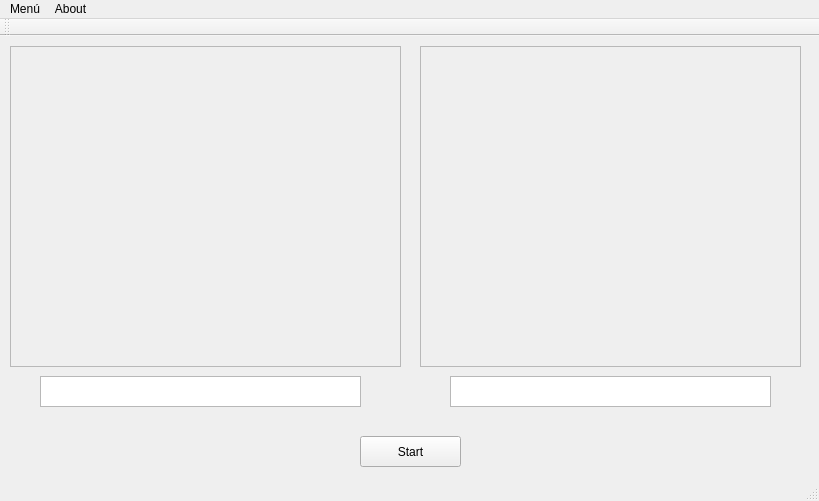
<?xml version="1.0" encoding="UTF-8"?>
<ui version="4.0">
 <class>Hand_Detector</class>
 <widget class="QMainWindow" name="Hand_Detector">
  <property name="geometry">
   <rect>
    <x>0</x>
    <y>0</y>
    <width>819</width>
    <height>501</height>
   </rect>
  </property>
  <property name="windowTitle">
   <string>Hand_Detector</string>
  </property>
  <widget class="QWidget" name="centralWidget">
   <widget class="QScrollArea" name="scrollArea">
    <property name="geometry">
     <rect>
      <x>10</x>
      <y>10</y>
      <width>391</width>
      <height>321</height>
     </rect>
    </property>
    <property name="widgetResizable">
     <bool>true</bool>
    </property>
    <widget class="QWidget" name="scrollAreaWidgetContents">
     <property name="geometry">
      <rect>
       <x>0</x>
       <y>0</y>
       <width>389</width>
       <height>319</height>
      </rect>
     </property>
    </widget>
   </widget>
   <widget class="QScrollArea" name="scrollArea_2">
    <property name="geometry">
     <rect>
      <x>420</x>
      <y>10</y>
      <width>381</width>
      <height>321</height>
     </rect>
    </property>
    <property name="widgetResizable">
     <bool>true</bool>
    </property>
    <widget class="QWidget" name="scrollAreaWidgetContents_2">
     <property name="geometry">
      <rect>
       <x>0</x>
       <y>0</y>
       <width>379</width>
       <height>319</height>
      </rect>
     </property>
    </widget>
   </widget>
   <widget class="QPushButton" name="pushButton">
    <property name="geometry">
     <rect>
      <x>360</x>
      <y>400</y>
      <width>101</width>
      <height>31</height>
     </rect>
    </property>
    <property name="text">
     <string>Start</string>
    </property>
   </widget>
   <widget class="QTextEdit" name="textEdit">
    <property name="geometry">
     <rect>
      <x>40</x>
      <y>340</y>
      <width>321</width>
      <height>31</height>
     </rect>
    </property>
   </widget>
   <widget class="QTextEdit" name="textEdit_2">
    <property name="geometry">
     <rect>
      <x>450</x>
      <y>340</y>
      <width>321</width>
      <height>31</height>
     </rect>
    </property>
   </widget>
  </widget>
  <widget class="QMenuBar" name="menuBar">
   <property name="geometry">
    <rect>
     <x>0</x>
     <y>0</y>
     <width>819</width>
     <height>23</height>
    </rect>
   </property>
   <widget class="QMenu" name="menuMen">
    <property name="title">
     <string>Menú</string>
    </property>
    <widget class="QMenu" name="menuDetecci_n">
     <property name="title">
      <string>Detección</string>
     </property>
     <addaction name="actionManos"/>
     <addaction name="actionLetras"/>
     <addaction name="actionPalabras"/>
     <addaction name="actionFrases"/>
    </widget>
    <addaction name="actionCalibrar"/>
    <addaction name="menuDetecci_n"/>
   </widget>
   <widget class="QMenu" name="menuAbout">
    <property name="title">
     <string>About</string>
    </property>
   </widget>
   <addaction name="menuMen"/>
   <addaction name="menuAbout"/>
  </widget>
  <widget class="QToolBar" name="mainToolBar">
   <attribute name="toolBarArea">
    <enum>TopToolBarArea</enum>
   </attribute>
   <attribute name="toolBarBreak">
    <bool>false</bool>
   </attribute>
  </widget>
  <widget class="QStatusBar" name="statusBar"/>
  <action name="actionCalibrar">
   <property name="text">
    <string>Calibración</string>
   </property>
  </action>
  <action name="actionDetecci_n_de_Volales">
   <property name="text">
    <string>Detección Vocales</string>
   </property>
  </action>
  <action name="actionDetecci_n_Abecedario">
   <property name="text">
    <string>Detección Abecedario</string>
   </property>
  </action>
  <action name="actionDetecci_n_Palarbas">
   <property name="text">
    <string>Detección Palabras</string>
   </property>
  </action>
  <action name="actionDetecci_n_Frasee">
   <property name="text">
    <string>Detección Frases</string>
   </property>
  </action>
  <action name="actionManos">
   <property name="text">
    <string>Manos</string>
   </property>
  </action>
  <action name="actionLetras">
   <property name="text">
    <string>Letras</string>
   </property>
  </action>
  <action name="actionPalabras">
   <property name="text">
    <string>Palabras</string>
   </property>
  </action>
  <action name="actionFrases">
   <property name="text">
    <string>Frases</string>
   </property>
  </action>
  <action name="actionLSCh">
   <property name="text">
    <string>LSCh</string>
   </property>
  </action>
 </widget>
 <layoutdefault spacing="6" margin="11"/>
 <resources/>
 <connections>
  <connection>
   <sender>pushButton</sender>
   <signal>clicked()</signal>
   <receiver>Hand_Detector</receiver>
   <slot>handCharge()</slot>
   <hints>
    <hint type="sourcelabel">
     <x>410</x>
     <y>451</y>
    </hint>
    <hint type="destinationlabel">
     <x>409</x>
     <y>250</y>
    </hint>
   </hints>
  </connection>
 </connections>
 <slots>
  <slot>handCharge()</slot>
 </slots>
</ui>
